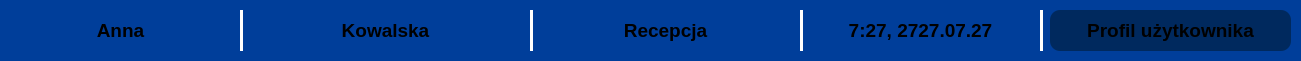
     <widget class="QFrame" name="frame_81">
      <property name="geometry">
       <rect>
        <x>30</x>
        <y>500</y>
        <width>1301</width>
        <height>61</height>
       </rect>
      </property>
      <property name="styleSheet">
       <string notr="true">background-color: rgb(0, 62, 154);
border-radius: 10px;</string>
      </property>
      <property name="frameShape">
       <enum>QFrame::Shape::StyledPanel</enum>
      </property>
      <property name="frameShadow">
       <enum>QFrame::Shadow::Raised</enum>
      </property>
      <widget class="Line" name="line_86">
       <property name="geometry">
        <rect>
         <x>530</x>
         <y>10</y>
         <width>3</width>
         <height>41</height>
        </rect>
       </property>
       <property name="styleSheet">
        <string notr="true">background-color: white;</string>
       </property>
       <property name="orientation">
        <enum>Qt::Orientation::Vertical</enum>
       </property>
      </widget>
      <widget class="Line" name="line_87">
       <property name="geometry">
        <rect>
         <x>1040</x>
         <y>10</y>
         <width>3</width>
         <height>41</height>
        </rect>
       </property>
       <property name="styleSheet">
        <string notr="true">background-color: white;</string>
       </property>
       <property name="orientation">
        <enum>Qt::Orientation::Vertical</enum>
       </property>
      </widget>
      <widget class="QLabel" name="label_120">
       <property name="geometry">
        <rect>
         <x>540</x>
         <y>10</y>
         <width>251</width>
         <height>41</height>
        </rect>
       </property>
       <property name="font">
        <font>
         <pointsize>14</pointsize>
         <bold>true</bold>
        </font>
       </property>
       <property name="layoutDirection">
        <enum>Qt::LayoutDirection::LeftToRight</enum>
       </property>
       <property name="styleSheet">
        <string notr="true"/>
       </property>
       <property name="text">
        <string>Recepcja</string>
       </property>
       <property name="textFormat">
        <enum>Qt::TextFormat::RichText</enum>
       </property>
       <property name="alignment">
        <set>Qt::AlignmentFlag::AlignCenter</set>
       </property>
      </widget>
      <widget class="QLabel" name="label_121">
       <property name="geometry">
        <rect>
         <x>10</x>
         <y>10</y>
         <width>221</width>
         <height>41</height>
        </rect>
       </property>
       <property name="font">
        <font>
         <pointsize>14</pointsize>
         <bold>true</bold>
        </font>
       </property>
       <property name="layoutDirection">
        <enum>Qt::LayoutDirection::LeftToRight</enum>
       </property>
       <property name="styleSheet">
        <string notr="true"/>
       </property>
       <property name="text">
        <string>Anna</string>
       </property>
       <property name="textFormat">
        <enum>Qt::TextFormat::RichText</enum>
       </property>
       <property name="alignment">
        <set>Qt::AlignmentFlag::AlignCenter</set>
       </property>
      </widget>
      <widget class="QFrame" name="frame_82">
       <property name="geometry">
        <rect>
         <x>1050</x>
         <y>10</y>
         <width>241</width>
         <height>41</height>
        </rect>
       </property>
       <property name="styleSheet">
        <string notr="true">background-color: rgb(0, 41, 94);
border-radius: 10px;</string>
       </property>
       <property name="frameShape">
        <enum>QFrame::Shape::StyledPanel</enum>
       </property>
       <property name="frameShadow">
        <enum>QFrame::Shadow::Raised</enum>
       </property>
       <widget class="QFrame" name="frame_83">
        <property name="geometry">
         <rect>
          <x>270</x>
          <y>60</y>
          <width>841</width>
          <height>61</height>
         </rect>
        </property>
        <property name="styleSheet">
         <string notr="true">background-color: rgb(0, 62, 154);
border-radius: 10px;</string>
        </property>
        <property name="frameShape">
         <enum>QFrame::Shape::StyledPanel</enum>
        </property>
        <property name="frameShadow">
         <enum>QFrame::Shadow::Raised</enum>
        </property>
       </widget>
       <widget class="QLabel" name="label_122">
        <property name="geometry">
         <rect>
          <x>10</x>
          <y>0</y>
          <width>221</width>
          <height>41</height>
         </rect>
        </property>
        <property name="font">
         <font>
          <pointsize>14</pointsize>
          <bold>true</bold>
         </font>
        </property>
        <property name="layoutDirection">
         <enum>Qt::LayoutDirection::LeftToRight</enum>
        </property>
        <property name="styleSheet">
         <string notr="true"/>
        </property>
        <property name="text">
         <string>Profil użytkownika</string>
        </property>
        <property name="textFormat">
         <enum>Qt::TextFormat::RichText</enum>
        </property>
        <property name="alignment">
         <set>Qt::AlignmentFlag::AlignCenter</set>
        </property>
       </widget>
      </widget>
      <widget class="Line" name="line_88">
       <property name="geometry">
        <rect>
         <x>240</x>
         <y>10</y>
         <width>3</width>
         <height>41</height>
        </rect>
       </property>
       <property name="styleSheet">
        <string notr="true">background-color: white;</string>
       </property>
       <property name="orientation">
        <enum>Qt::Orientation::Vertical</enum>
       </property>
      </widget>
      <widget class="QLabel" name="label_123">
       <property name="geometry">
        <rect>
         <x>810</x>
         <y>10</y>
         <width>221</width>
         <height>41</height>
        </rect>
       </property>
       <property name="font">
        <font>
         <pointsize>14</pointsize>
         <bold>true</bold>
        </font>
       </property>
       <property name="layoutDirection">
        <enum>Qt::LayoutDirection::LeftToRight</enum>
       </property>
       <property name="styleSheet">
        <string notr="true"/>
       </property>
       <property name="text">
        <string>7:27, 2727.07.27</string>
       </property>
       <property name="textFormat">
        <enum>Qt::TextFormat::RichText</enum>
       </property>
       <property name="alignment">
        <set>Qt::AlignmentFlag::AlignCenter</set>
       </property>
      </widget>
      <widget class="QLabel" name="label_124">
       <property name="geometry">
        <rect>
         <x>260</x>
         <y>10</y>
         <width>251</width>
         <height>41</height>
        </rect>
       </property>
       <property name="font">
        <font>
         <pointsize>14</pointsize>
         <bold>true</bold>
        </font>
       </property>
       <property name="layoutDirection">
        <enum>Qt::LayoutDirection::LeftToRight</enum>
       </property>
       <property name="styleSheet">
        <string notr="true"/>
       </property>
       <property name="text">
        <string>Kowalska</string>
       </property>
       <property name="textFormat">
        <enum>Qt::TextFormat::RichText</enum>
       </property>
       <property name="alignment">
        <set>Qt::AlignmentFlag::AlignCenter</set>
       </property>
      </widget>
      <widget class="Line" name="line_89">
       <property name="geometry">
        <rect>
         <x>800</x>
         <y>10</y>
         <width>3</width>
         <height>41</height>
        </rect>
       </property>
       <property name="styleSheet">
        <string notr="true">background-color: white;</string>
       </property>
       <property name="orientation">
        <enum>Qt::Orientation::Vertical</enum>
       </property>
      </widget>
      <widget class="QFrame" name="frame_84">
       <property name="geometry">
        <rect>
         <x>760</x>
         <y>60</y>
         <width>1301</width>
         <height>61</height>
        </rect>
       </property>
       <property name="styleSheet">
        <string notr="true">background-color: rgb(0, 62, 154);
border-radius: 10px;</string>
       </property>
       <property name="frameShape">
        <enum>QFrame::Shape::StyledPanel</enum>
       </property>
       <property name="frameShadow">
        <enum>QFrame::Shadow::Raised</enum>
       </property>
       <widget class="Line" name="line_90">
        <property name="geometry">
         <rect>
          <x>530</x>
          <y>10</y>
          <width>3</width>
          <height>41</height>
         </rect>
        </property>
        <property name="styleSheet">
         <string notr="true">background-color: white;</string>
        </property>
        <property name="orientation">
         <enum>Qt::Orientation::Vertical</enum>
        </property>
       </widget>
       <widget class="Line" name="line_91">
        <property name="geometry">
         <rect>
          <x>1040</x>
          <y>10</y>
          <width>3</width>
          <height>41</height>
         </rect>
        </property>
        <property name="styleSheet">
         <string notr="true">background-color: white;</string>
        </property>
        <property name="orientation">
         <enum>Qt::Orientation::Vertical</enum>
        </property>
       </widget>
       <widget class="QLabel" name="label_125">
        <property name="geometry">
         <rect>
          <x>540</x>
          <y>10</y>
          <width>251</width>
          <height>41</height>
         </rect>
        </property>
        <property name="font">
         <font>
          <pointsize>14</pointsize>
          <bold>true</bold>
         </font>
        </property>
        <property name="layoutDirection">
         <enum>Qt::LayoutDirection::LeftToRight</enum>
        </property>
        <property name="styleSheet">
         <string notr="true"/>
        </property>
        <property name="text">
         <string>Administrator</string>
        </property>
        <property name="textFormat">
         <enum>Qt::TextFormat::RichText</enum>
        </property>
        <property name="alignment">
         <set>Qt::AlignmentFlag::AlignCenter</set>
        </property>
       </widget>
       <widget class="QLabel" name="label_126">
        <property name="geometry">
         <rect>
          <x>10</x>
          <y>10</y>
          <width>221</width>
          <height>41</height>
         </rect>
        </property>
        <property name="font">
         <font>
          <pointsize>14</pointsize>
          <bold>true</bold>
         </font>
        </property>
        <property name="layoutDirection">
         <enum>Qt::LayoutDirection::LeftToRight</enum>
        </property>
        <property name="styleSheet">
         <string notr="true"/>
        </property>
        <property name="text">
         <string>Jan</string>
        </property>
        <property name="textFormat">
         <enum>Qt::TextFormat::RichText</enum>
        </property>
        <property name="alignment">
         <set>Qt::AlignmentFlag::AlignCenter</set>
        </property>
       </widget>
       <widget class="QFrame" name="frame_85">
        <property name="geometry">
         <rect>
          <x>1050</x>
          <y>10</y>
          <width>241</width>
          <height>41</height>
         </rect>
        </property>
        <property name="styleSheet">
         <string notr="true">background-color: rgb(0, 41, 94);
border-radius: 10px;</string>
        </property>
        <property name="frameShape">
         <enum>QFrame::Shape::StyledPanel</enum>
        </property>
        <property name="frameShadow">
         <enum>QFrame::Shadow::Raised</enum>
        </property>
        <widget class="QFrame" name="frame_86">
         <property name="geometry">
          <rect>
           <x>270</x>
           <y>60</y>
           <width>841</width>
           <height>61</height>
          </rect>
         </property>
         <property name="styleSheet">
          <string notr="true">background-color: rgb(0, 62, 154);
border-radius: 10px;</string>
         </property>
         <property name="frameShape">
          <enum>QFrame::Shape::StyledPanel</enum>
         </property>
         <property name="frameShadow">
          <enum>QFrame::Shadow::Raised</enum>
         </property>
        </widget>
        <widget class="QLabel" name="label_127">
         <property name="geometry">
          <rect>
           <x>10</x>
           <y>0</y>
           <width>221</width>
           <height>41</height>
          </rect>
         </property>
         <property name="font">
          <font>
           <pointsize>14</pointsize>
           <bold>true</bold>
          </font>
         </property>
         <property name="layoutDirection">
          <enum>Qt::LayoutDirection::LeftToRight</enum>
         </property>
         <property name="styleSheet">
          <string notr="true"/>
         </property>
         <property name="text">
          <string>Profil użytkownika</string>
         </property>
         <property name="textFormat">
          <enum>Qt::TextFormat::RichText</enum>
         </property>
         <property name="alignment">
          <set>Qt::AlignmentFlag::AlignCenter</set>
         </property>
        </widget>
       </widget>
       <widget class="Line" name="line_92">
        <property name="geometry">
         <rect>
          <x>240</x>
          <y>10</y>
          <width>3</width>
          <height>41</height>
         </rect>
        </property>
        <property name="styleSheet">
         <string notr="true">background-color: white;</string>
        </property>
        <property name="orientation">
         <enum>Qt::Orientation::Vertical</enum>
        </property>
       </widget>
       <widget class="QLabel" name="label_128">
        <property name="geometry">
         <rect>
          <x>810</x>
          <y>10</y>
          <width>221</width>
          <height>41</height>
         </rect>
        </property>
        <property name="font">
         <font>
          <pointsize>14</pointsize>
          <bold>true</bold>
         </font>
        </property>
        <property name="layoutDirection">
         <enum>Qt::LayoutDirection::LeftToRight</enum>
        </property>
        <property name="styleSheet">
         <string notr="true"/>
        </property>
        <property name="text">
         <string>7:27, 2727.07.27</string>
        </property>
        <property name="textFormat">
         <enum>Qt::TextFormat::RichText</enum>
        </property>
        <property name="alignment">
         <set>Qt::AlignmentFlag::AlignCenter</set>
        </property>
       </widget>
       <widget class="QLabel" name="label_129">
        <property name="geometry">
         <rect>
          <x>260</x>
          <y>10</y>
          <width>251</width>
          <height>41</height>
         </rect>
        </property>
        <property name="font">
         <font>
          <pointsize>14</pointsize>
          <bold>true</bold>
         </font>
        </property>
        <property name="layoutDirection">
         <enum>Qt::LayoutDirection::LeftToRight</enum>
        </property>
        <property name="styleSheet">
         <string notr="true"/>
        </property>
        <property name="text">
         <string>Nowak</string>
        </property>
        <property name="textFormat">
         <enum>Qt::TextFormat::RichText</enum>
        </property>
        <property name="alignment">
         <set>Qt::AlignmentFlag::AlignCenter</set>
        </property>
       </widget>
       <widget class="Line" name="line_93">
        <property name="geometry">
         <rect>
          <x>800</x>
          <y>10</y>
          <width>3</width>
          <height>41</height>
         </rect>
        </property>
        <property name="styleSheet">
         <string notr="true">background-color: white;</string>
        </property>
        <property name="orientation">
         <enum>Qt::Orientation::Vertical</enum>
        </property>
       </widget>
      </widget>
     </widget>
